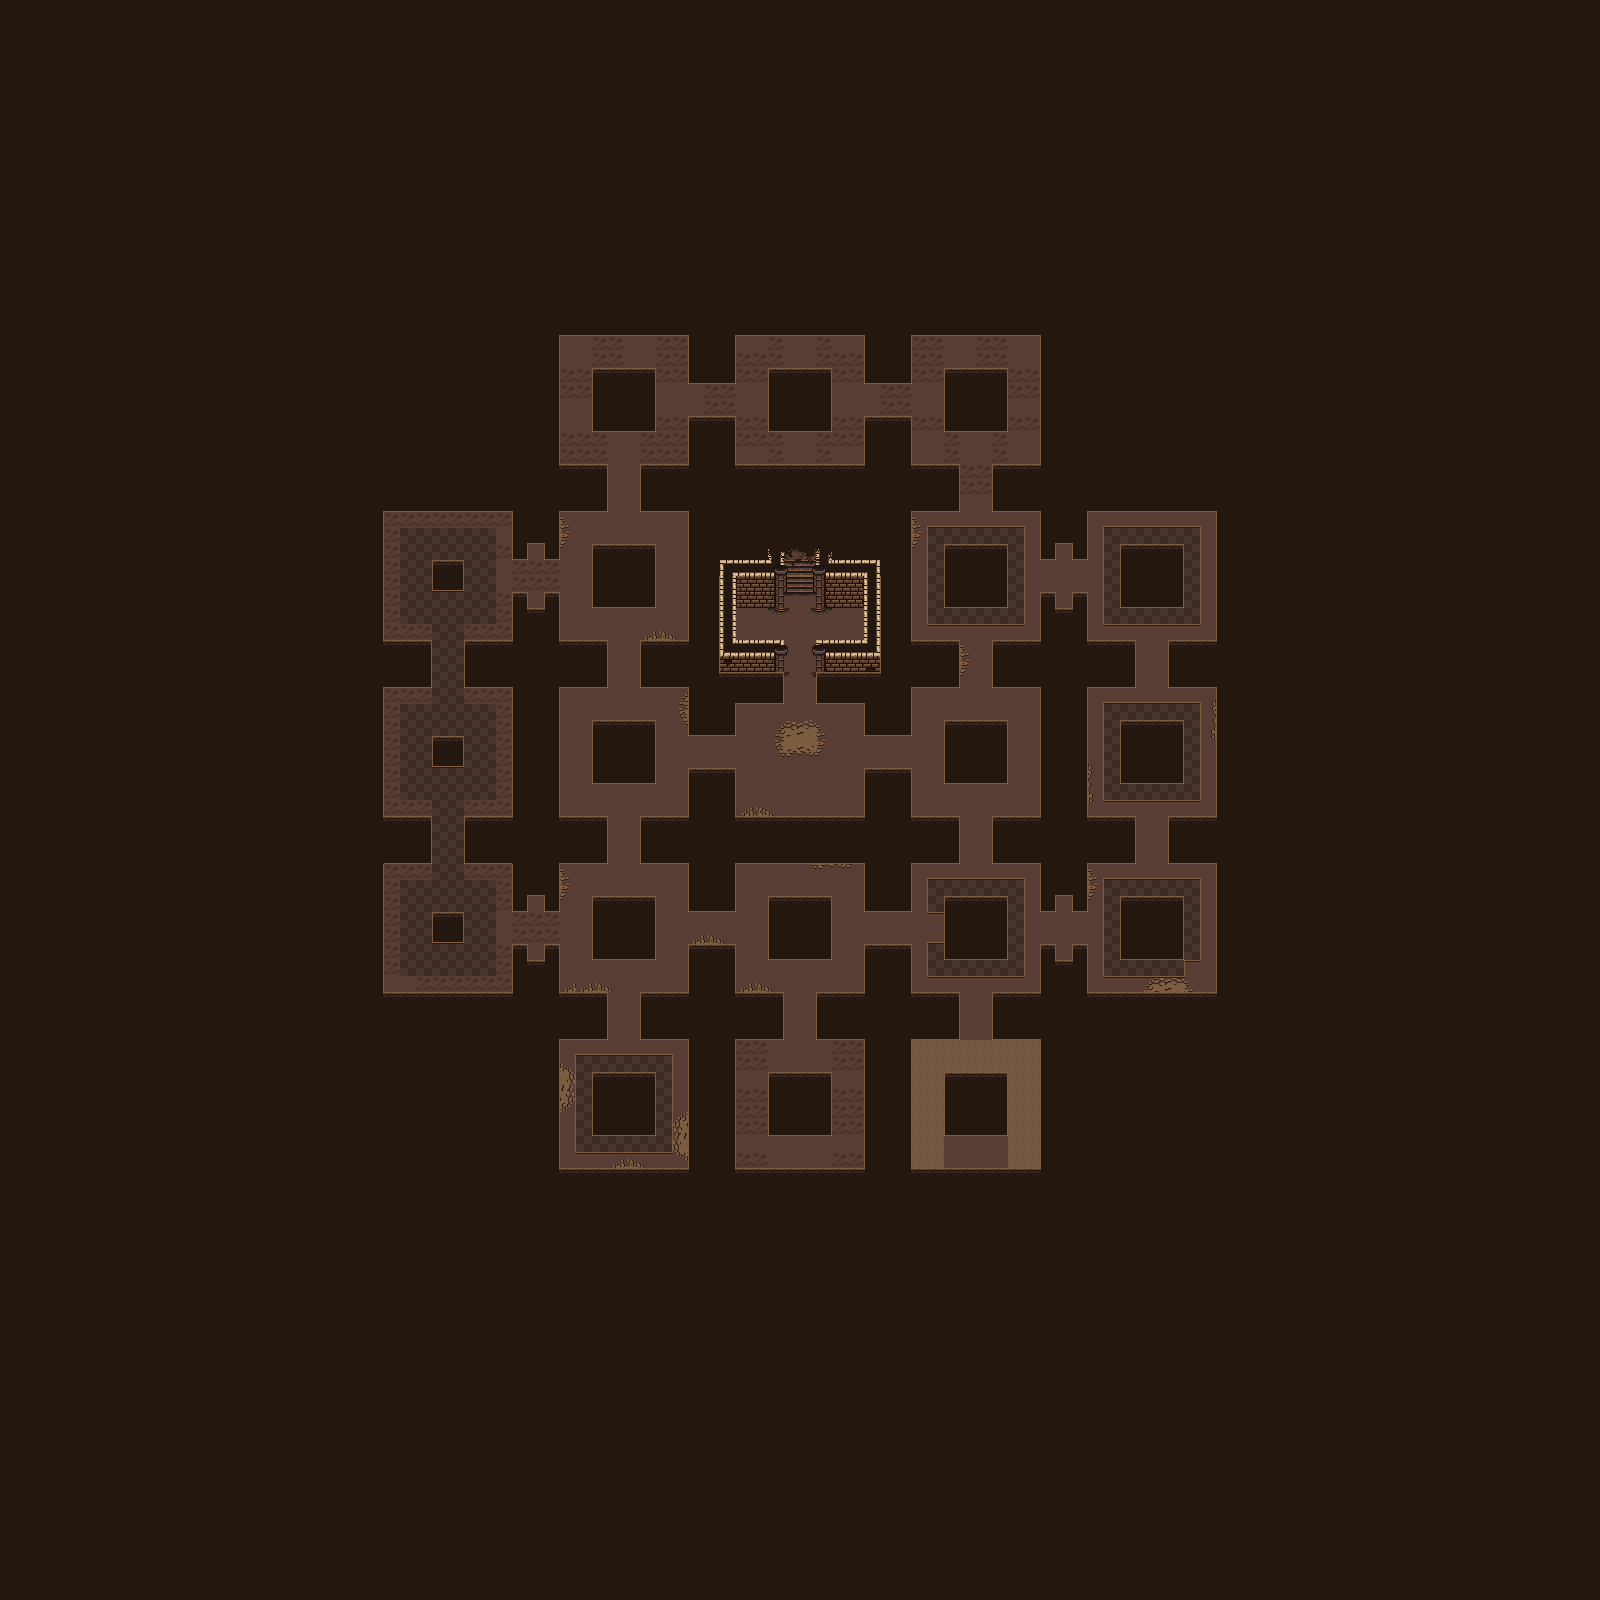

Below is a game level as drawn by its tile map, then a one-line description and the .tmx that defines it (tile-layer data replaced by summaries):
An orthogonal 100x100 tile map with 16x16 px tiles, 8 tile layers (background, floor, trapfloor, walls, ...), 1 hidden layer not drawn and 211 objects (43x room1Floorspike, 28x room6Floorspike, 27x floorHole, 20x torch, 8x room3Floorspike, ...).

<map version="1.0" tiledversion="1.1.5" orientation="orthogonal" renderorder="left-down" width="100" height="100" tilewidth="16" tileheight="16" infinite="0" nextobjectid="427">
 <tileset firstgid="1" source="../tilesets/PixelDungeonTileset.tsx" />
 <layer name="background" width="100" height="100" locked="1">
  <data>[10000 cells, 10000 non-empty, 1 distinct tile ids]</data>
 </layer>
 <layer name="floorplan" width="100" height="100" visible="0">
  <data>[10000 cells, 1148 non-empty, 1 distinct tile ids]</data>
 </layer>
 <layer name="floor" width="100" height="100">
  <data>[10000 cells, 1211 non-empty, 24 distinct tile ids]</data>
 </layer>
 <layer name="trapfloor" width="100" height="100">
  <data>[10000 cells, 1315 non-empty, 18 distinct tile ids]</data>
 </layer>
 <layer name="walls" width="100" height="100">
  <data>[10000 cells, 28 non-empty, 12 distinct tile ids]</data>
 </layer>
 <layer name="wallTop1" width="100" height="100">
  <data>[10000 cells, 28 non-empty, 2 distinct tile ids]</data>
 </layer>
 <layer name="wallTop2" width="100" height="100">
  <data>[10000 cells, 24 non-empty, 3 distinct tile ids]</data>
 </layer>
 <layer name="wallTop3" width="100" height="100">
  <data>[10000 cells, 32 non-empty, 6 distinct tile ids]</data>
 </layer>
 <layer name="decoration" width="100" height="100">
  <data>[10000 cells, 12 non-empty, 5 distinct tile ids]</data>
 </layer>
 <objectgroup color="#ff0000" name="traps" visible="0">
  <object id="36" name="floorHole" x="592" y="544">
   <properties>
    <property name="entity" value="floorHole" />
    <property name="room" value="room1" />
   </properties>
   <polyline points="0,0 64,0 64,64 0,64 0,0" />
  </object>
  <object id="37" name="floorHole" x="592" y="720">
   <properties>
    <property name="entity" value="floorHole" />
    <property name="room" value="room1" />
   </properties>
   <polyline points="0,0 64,0 64,64 0,64 0,0" />
  </object>
  <object id="38" name="floorHole" x="592" y="896">
   <properties>
    <property name="entity" value="floorHole" />
    <property name="room" value="room3" />
   </properties>
   <polyline points="0,0 64,0 64,64 0,64 0,0" />
  </object>
  <object id="42" name="floorHole" x="416" y="720">
   <properties>
    <property name="entity" value="floorHole" />
    <property name="room" value="room1" />
   </properties>
   <polyline points="16,16 48,16 48,48 16,48 16,16" />
  </object>
  <object id="95" name="floorHole" x="944" y="544">
   <properties>
    <property name="entity" value="floorHole" />
    <property name="room" value="room4" />
   </properties>
   <polyline points="0,0 64,0 64,64 0,64 0,0" />
  </object>
  <object id="96" name="floorHole" x="1120" y="544">
   <properties>
    <property name="entity" value="floorHole" />
    <property name="room" value="room5" />
   </properties>
   <polyline points="0,0 64,0 64,64 0,64 0,0" />
  </object>
  <object id="97" name="floorHole" x="1120" y="720">
   <properties>
    <property name="entity" value="floorHole" />
    <property name="room" value="room5" />
   </properties>
   <polyline points="0,0 64,0 64,64 0,64 0,0" />
  </object>
  <object id="98" name="floorHole" x="944" y="720">
   <properties>
    <property name="entity" value="floorHole" />
    <property name="room" value="room4" />
   </properties>
   <polyline points="0,0 64,0 64,64 0,64 0,0" />
  </object>
  <object id="99" name="floorHole" x="1120" y="896">
   <properties>
    <property name="entity" value="floorHole" />
    <property name="room" value="room5" />
   </properties>
   <polyline points="0,0 64,0 64,64 0,64 0,0" />
  </object>
  <object id="100" name="floorHole" x="944" y="896">
   <properties>
    <property name="entity" value="floorHole" />
    <property name="room" value="room3" />
   </properties>
   <polyline points="0,0 64,0 64,64 0,64 0,0" />
  </object>
  <object id="107" name="floorHole" x="768" y="896">
   <properties>
    <property name="entity" value="floorHole" />
    <property name="room" value="room3" />
   </properties>
   <polyline points="0,0 64,0 64,64 0,64 0,0" />
  </object>
  <object id="108" name="floorHole" x="592" y="1072">
   <properties>
    <property name="entity" value="floorHole" />
    <property name="room" value="room2A" />
   </properties>
   <polyline points="0,0 64,0 64,64 0,64 0,0" />
  </object>
  <object id="109" name="floorHole" x="768" y="1072">
   <properties>
    <property name="entity" value="floorHole" />
    <property name="room" value="room2A" />
   </properties>
   <polyline points="0,0 64,0 64,64 0,64 0,0" />
  </object>
  <object id="110" name="floorHole" x="944" y="1072">
   <properties>
    <property name="entity" value="floorHole" />
    <property name="room" value="room2A" />
   </properties>
   <polyline points="0,0 64,0 64,64 0,64 0,0" />
  </object>
  <object id="111" name="floorHole" x="944" y="368">
   <properties>
    <property name="entity" value="floorHole" />
    <property name="room" value="room6" />
   </properties>
   <polyline points="0,0 64,0 64,64 0,64 0,0" />
  </object>
  <object id="112" name="floorHole" x="768" y="368">
   <properties>
    <property name="entity" value="floorHole" />
    <property name="room" value="room6" />
   </properties>
   <polyline points="0,0 64,0 64,64 0,64 0,0" />
  </object>
  <object id="113" name="floorHole" x="592" y="368">
   <properties>
    <property name="entity" value="floorHole" />
    <property name="room" value="room6" />
   </properties>
   <polyline points="0,0 64,0 64,64 0,64 0,0" />
  </object>
  <object id="116" name="room1Floorspike" x="528" y="560" width="32" height="32">
   <properties>
    <property name="enabled" type="bool" value="true" />
    <property name="entity" value="floorSpike" />
    <property name="room" value="room1" />
    <property name="size" value="2x2" />
    <property name="target" value="" />
    <property name="timed" type="bool" value="true" />
    <property name="timer" type="float" value="5" />
    <property name="trigger" type="bool" value="false" />
   </properties>
  </object>
  <object id="118" name="room1Floorspike" x="512" y="560" width="16" height="32">
   <properties>
    <property name="enabled" type="bool" value="true" />
    <property name="entity" value="floorSpike" />
    <property name="room" value="room1" />
    <property name="size" value="2x1" />
    <property name="target" value="" />
    <property name="timed" type="bool" value="true" />
    <property name="timer" type="float" value="5" />
    <property name="trigger" type="bool" value="false" />
   </properties>
  </object>
  <object id="119" name="room1Floorspike" x="496" y="544" width="16" height="16">
   <properties>
    <property name="enabled" type="bool" value="true" />
    <property name="entity" value="floorSpike" />
    <property name="room" value="room1" />
    <property name="size" value="1x1" />
    <property name="target" value="" />
    <property name="timed" type="bool" value="true" />
    <property name="timer" type="float" value="5" />
    <property name="trigger" type="bool" value="false" />
   </properties>
  </object>
  </objectgroup>
 <objectgroup color="#ffa500" name="blocks">
  <!-- 69 objects omitted --></objectgroup>
 <objectgroup color="#5500ff" name="doors" visible="0">
  <!-- 6 objects omitted --></objectgroup>
 <objectgroup color="#000000" name="collision" visible="0">
  <!-- 1 objects omitted --></objectgroup>
 <objectgroup color="#ffffff" name="points" visible="0">
  <!-- 2 objects omitted --></objectgroup>
 <objectgroup color="#00ff00" name="puzzle" visible="0">
  <!-- 15 objects omitted --></objectgroup>
</map>
<!-- 191 of 211 objects omitted -->
